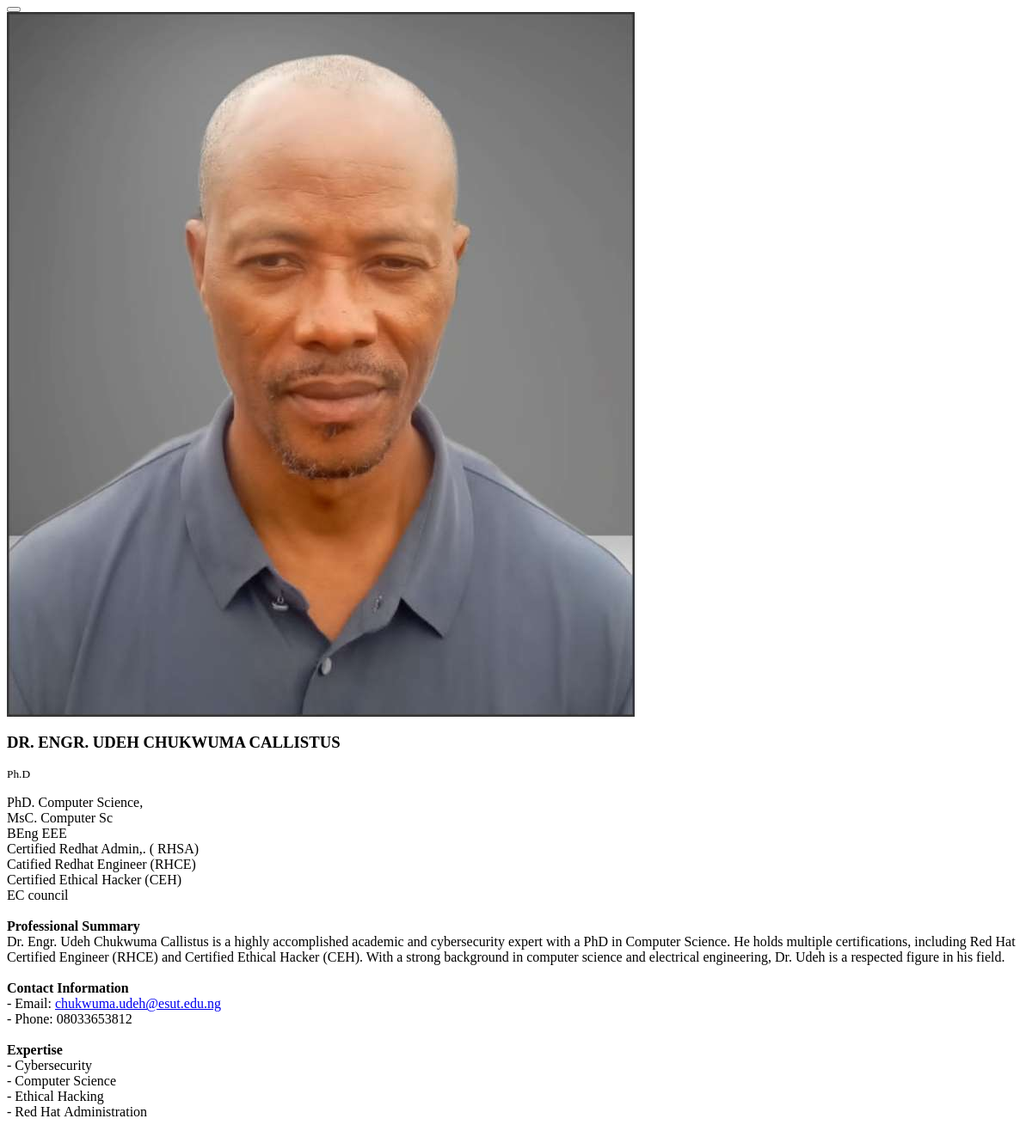
Before: /Lecturers/10 with the older database file.
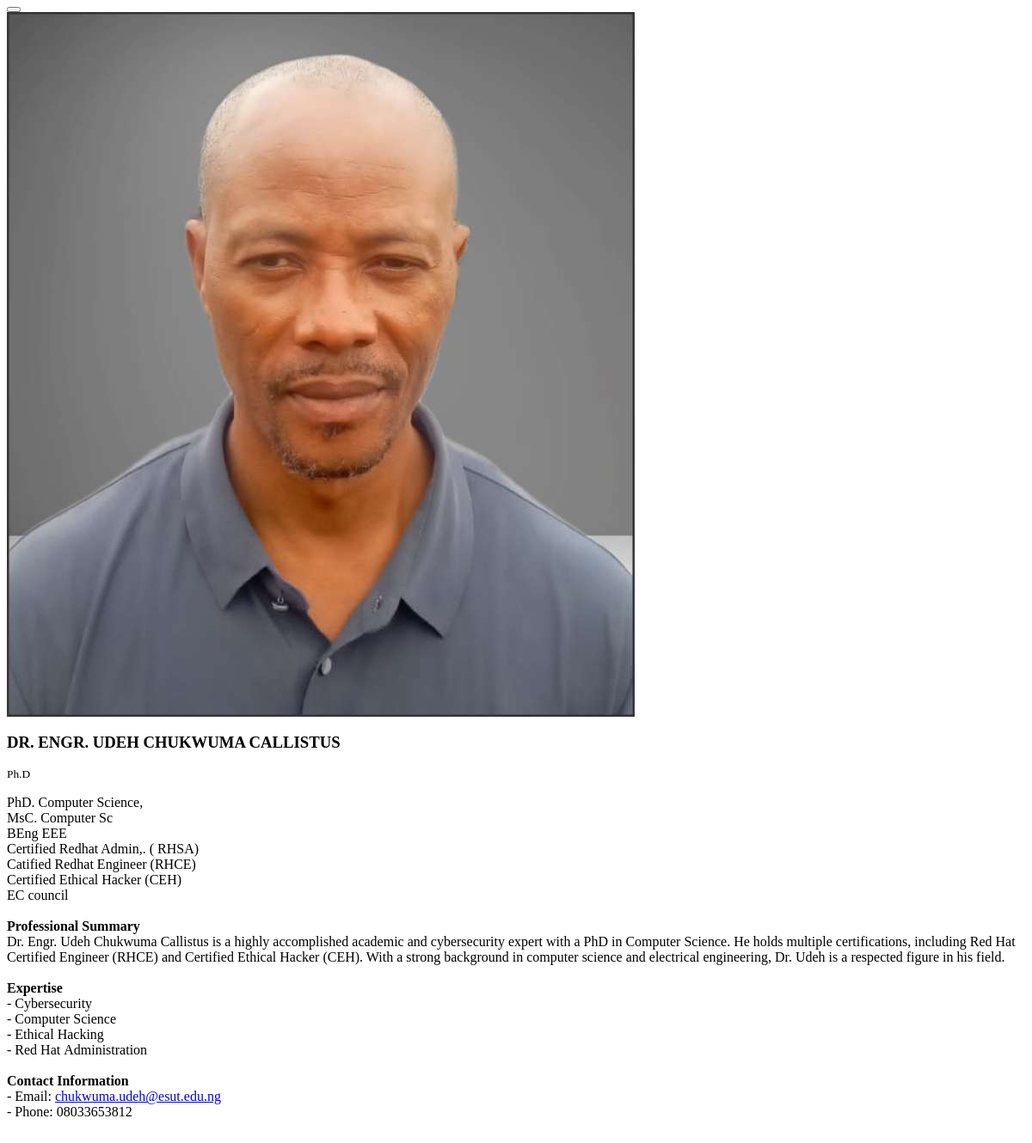
After: the same page with the newer database file.
### base/models.py (models this page shows, shortened)
class Staff(models.Model):
    full_name = models.CharField(max_length=200, verbose_name='Full Name')
    qualifications = models.CharField(max_length=500, blank=True, null=True)
    status = models.CharField(max_length=500, choices=Letcurer_status, blank=True, null=True)
    citation = models.TextField(blank=True, null=True)
    phone_no = models.CharField(max_length=20, blank=True, null=True, verbose_name='Phone Number')
    email = models.CharField(max_length=300, blank=True, null=True)
    image = models.ImageField(upload_to='Lecturers', blank=True, null=True)
    is_teaching = models.BooleanField(default=True)
    def image_tag(self):
        if self.image:
            return mark_safe('<img src="%s" style="width: 45px; height:auto;" />' % self.image.url)
        else:
            return 'No Image Found'
    image_tag.short_description = 'Image'
    class Meta:
        ordering = ['status']
        verbose_name_plural = 'Staff List'

### base/views.py (the view)
# urls.py: path('Lecturers/<str:pk>', views.lecturer_details, name='lecturers_pop'),
def lecturer_details(request, pk):
    lecturer = get_object_or_404(Staff, id=pk)
    context = {
        'lecturer': lecturer
    }
    return render (request, 'base/partial/lecturer.html', context)

### base/templates/base/partial/lecturer.html (shortened to what this page needs)
{% load static %}
<div class="modal-header">
  <button type="button" class="btn-close" data-bs-dismiss="modal" aria-label="Close"></button>
</div>
<div class="modal-body">
  <img src="{{lecturer.image.url}}" class="mb-3">
  <div class="text-center">
      <h3 my-3>{{lecturer.full_name | upper}}</h3> <small>{{lecturer.qualifications}}</small>
  </div>
    {% if lecturer.citation  %}
      <p class="lead my-3" style="text-align: justify !important">
          {% autoescape off %}
            {{lecturer.citation | linebreaks | urlize | safe }}
          {% endautoescape %}
      </p>
    {% endif %}
</div>

Changed rows visible on the page:
changed Staff "DR. ENGR. UDEH CHUKWUMA CALLISTUS": image: a different picture; citation "…figure in his field. Contact Information - Email: chukwuma.udeh@esut.edu.ng - Phone: 08033653812 Expertise - Cybersecurity - Computer Science - Ethical Hacking - Red Hat Administration" → "…figure in his field. Expertise - Cybersecurity - Computer Science - Ethical Hacking - Red Hat Administration Contact Information - Email: chukwuma.udeh@esut.edu.ng - Phone: 08033653812"
